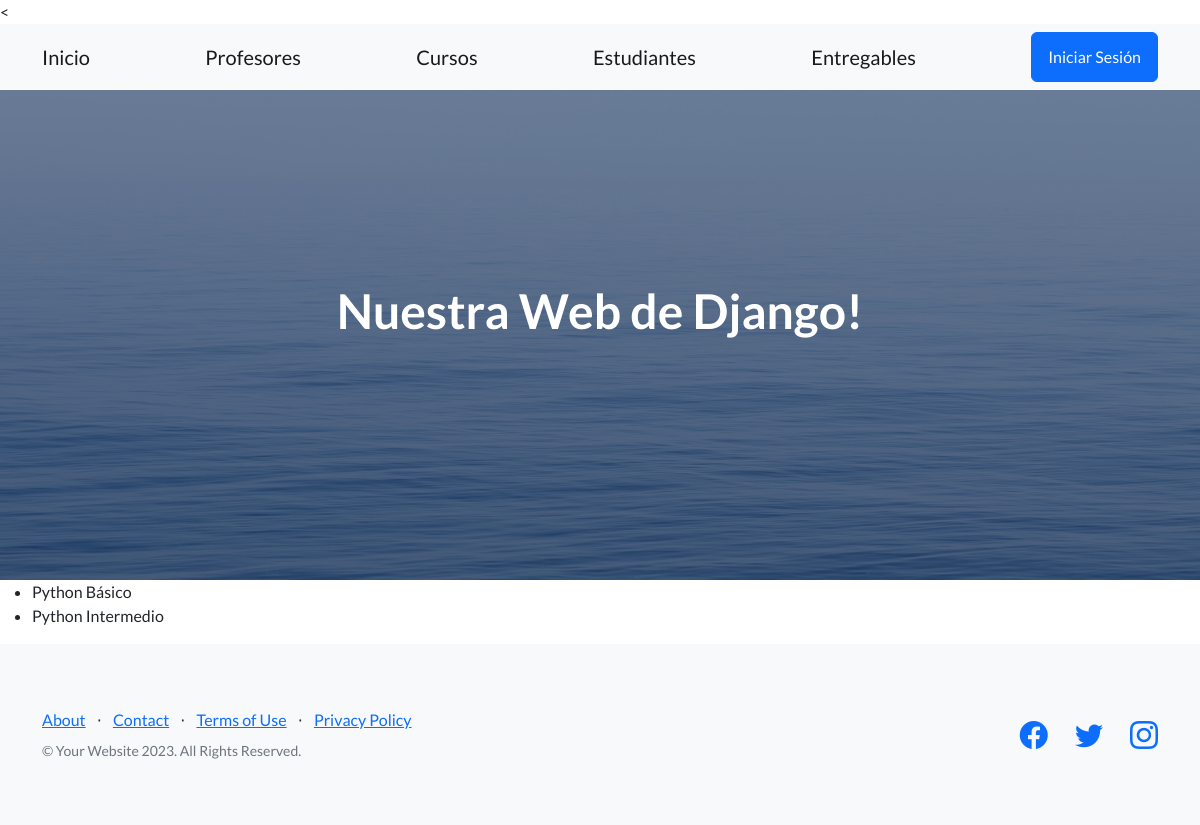
Page /app-coder/lista_cursos/ on the earlier database version.
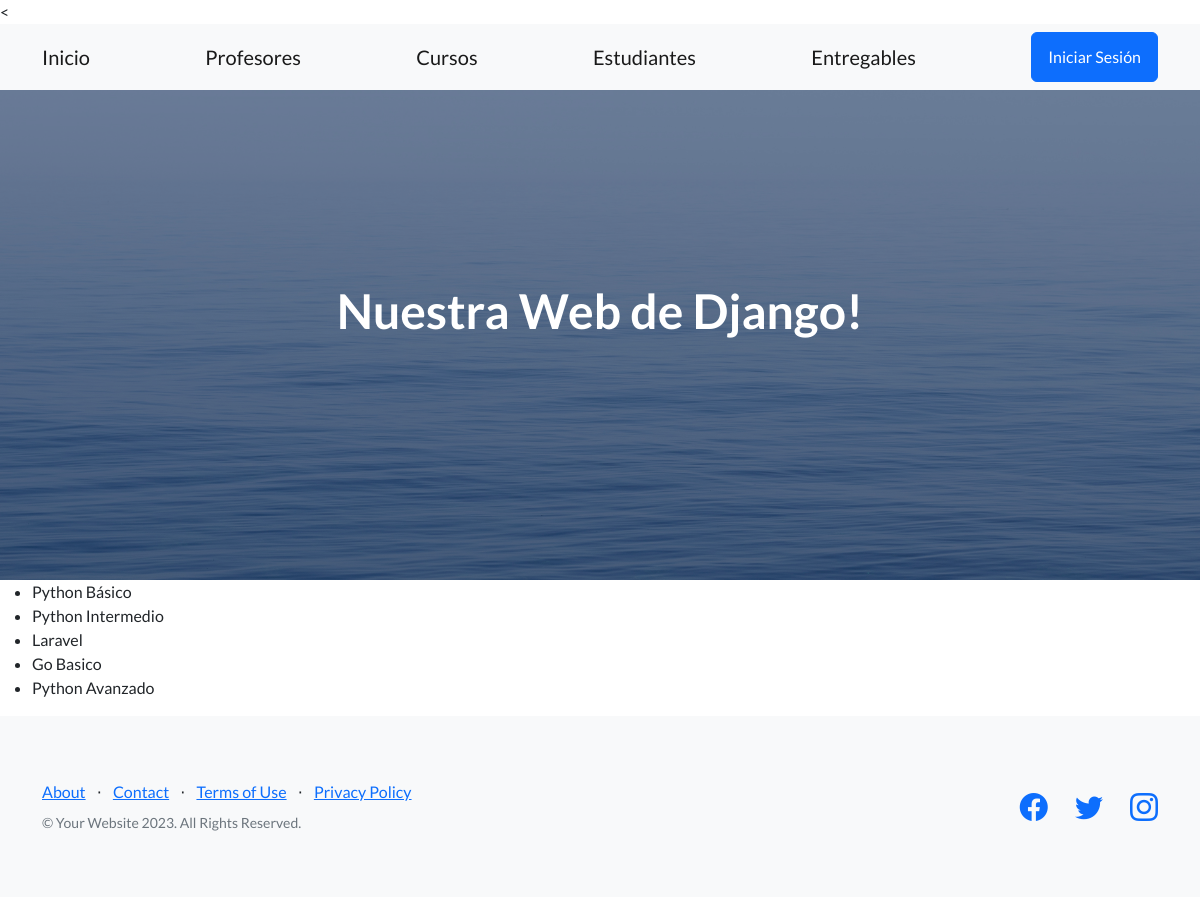
Same page on the later database version.
### AppCoder/models.py (models this page shows, shortened)
class Curso(models.Model):
    nombre = models.CharField(max_length=40)
    camada = models.IntegerField()

### AppCoder/views.py (the view)
# urls.py: path("lista_cursos/", listar_cursos, name="ListaCursos"),
def listar_cursos(req):
    lista = Curso.objects.all()
    return render(req, "lista_cursos.html", {"lista_cursos": lista})

### AppCoder/Templates/lista_cursos.html
{% extends 'padre.html' %}
{% block contenidoQueCambia %}
    <ul>
        {% for curso in lista_cursos %}
            <li> {{curso.nombre}} </li>
        {% endfor %}
    </ul>
{% endblock contenidoQueCambia %}

### AppCoder/Templates/padre.html (shortened to what this page needs)
<!DOCTYPE html>
<html lang="en">
    <head>
        <{% load static %}
        <link href="https://cdn.jsdelivr.net/npm/bootstrap-icons@1.5.0/font/bootstrap-icons.css" rel="stylesheet" type="text/css" />
        <link href="{% static 'css/styles.css' %}" rel ="stylesheet" />
    </head>
    <body>
       {% include 'navbar.html' %}
        <header class="masthead">
            <div class="container position-relative">
                <div class="row justify-content-center">
                    <div class="col-xl-6">
                        <div class="text-center text-white">
                            <h1 class="mb-5">Nuestra Web de Django!</h1>
                        </div>
                    </div>
                </div>
            </div>
        </header>
        {% block contenidoQueCambia %}
        {% endblock contenidoQueCambia %}
        <footer class="footer bg-light">
            <div class="container">
                <div class="row">
                    <div class="col-lg-6 h-100 text-center text-lg-start my-auto">
                        <ul class="list-inline mb-2">
                            <li class="list-inline-item"><a href="#!">About</a></li>
                            <li class="list-inline-item">⋅</li>
                            <li class="list-inline-item"><a href="#!">Contact</a></li>
                            <li class="list-inline-item">⋅</li>
                            <li class="list-inline-item"><a href="#!">Terms of Use</a></li>
                            <li class="list-inline-item">⋅</li>
                            <li class="list-inline-item"><a href="#!">Privacy Policy</a></li>
                        </ul>
                        <p class="text-muted small mb-4 mb-lg-0">&copy; Your Website 2023. All Rights Reserved.</p>
                    </div>
                    <div class="col-lg-6 h-100 text-center text-lg-end my-auto">
                        <ul class="list-inline mb-0">
                            <li class="list-inline-item me-4">
                                <a href="#!"><i class="bi-facebook fs-3"></i></a>
                            </li>
                            <li class="list-inline-item me-4">
                                <a href="#!"><i class="bi-twitter fs-3"></i></a>
                            </li>
                            <li class="list-inline-item">
                                <a href="#!"><i class="bi-instagram fs-3"></i></a>
                            </li>
                        </ul>
                    </div>
                </div>
            </div>
        </footer>
    </body>
</html>

### AppCoder/Templates/navbar.html
 <nav class="navbar navbar-light bg-light static-top">
    <div class="container">
        <a class="navbar-brand" href="{% url 'Inicio' %}">Inicio</a>
        <a class="navbar-brand" href="{% url 'Profesores' %}">Profesores</a>
        <a class="navbar-brand" href="{% url 'ListaCursos' %}">Cursos</a>
        <a class="navbar-brand" href="{% url 'Estudiantes' %}">Estudiantes</a>
        <a class="navbar-brand" href="{% url 'Entregable' %}">Entregables</a>
        <a class="btn btn-primary" href="">Iniciar Sesión</a>
    </div>
</nav>

Differences in the rows shown:
added Curso: nombre "Laravel"
added Curso: nombre "Go Basico"
added Curso: nombre "Python Avanzado"
